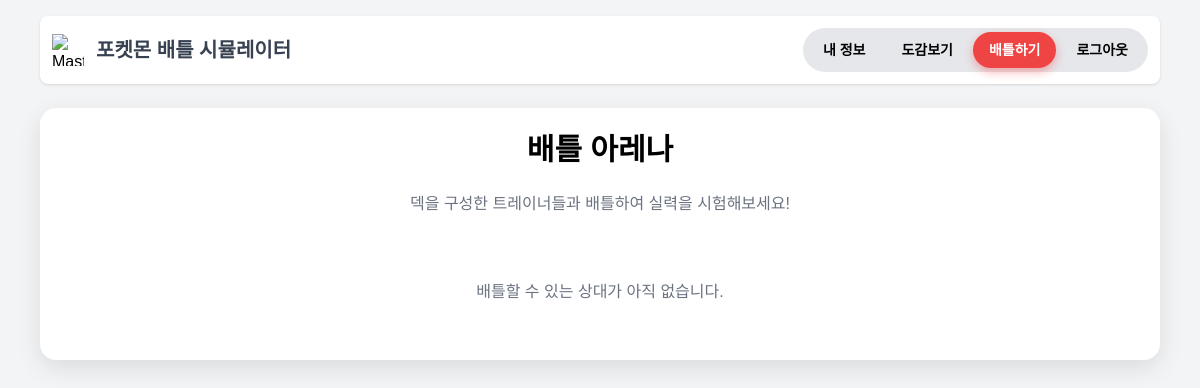
The app's page /battle/ (signed in), older data.
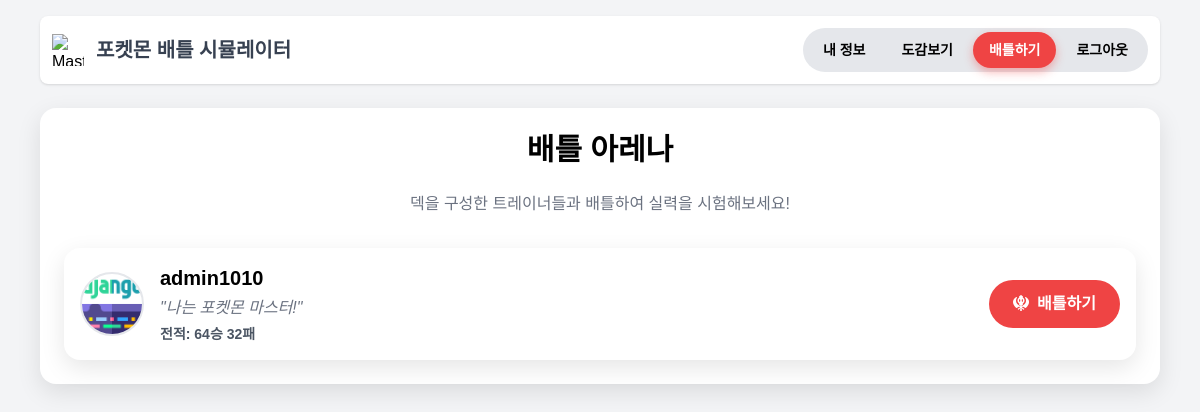
The same page, newer data.
### users/models.py (models this page shows)
class User(AbstractUser):
    profile_image = models.ImageField(
        upload_to='profile_pics/',
        default='profile_pics/default.png',
        verbose_name='프로필 이미지'
    )
    status_message = models.CharField(
        max_length=100,
        blank=True,
        verbose_name='상태 메시지'
    )
    wins = models.IntegerField(default=0, verbose_name='승리')
    losses = models.IntegerField(default=0, verbose_name='패배')

### pokemons/views.py (the view)
# urls.py: path('battle/', views.battle_arena_view, name='battle_arena'),
@login_required
def battle_arena_view(request):
    opponents = User.objects.exclude(id=request.user.id)\
                            .annotate(num_pokemons=Count('deck__pokemons'))\
                            .filter(deck__isnull=False, num_pokemons__gt=0)
    opponents_list = []
    for opponent in opponents:
        ordered_pokemons = [dp.pokemon for dp in opponent.deck.deckpokemon_set.order_by('order')]
        deck_pokemons_data = [{
            'name': p.name, 'sprite_url': p.sprite_url, 'hp': p.hp,
            'attack': p.attack, 'defense': p.defense, 'type1': p.type1, 'type2': p.type2
        } for p in ordered_pokemons]
        opponents_list.append({
            'id': opponent.id,
            'username': opponent.username,
            'deck': deck_pokemons_data,
        })
    user_deck, created = Deck.objects.get_or_create(user=request.user)
    user_ordered_pokemons = [dp.pokemon for dp in user_deck.deckpokemon_set.order_by('order')]
    user_deck_list = [{
        'name': p.name, 'sprite_url': p.sprite_url, 'hp': p.hp,
        'attack': p.attack, 'defense': p.defense, 'type1': p.type1, 'type2': p.type2
    } for p in user_ordered_pokemons]
    context = {
        'opponents': opponents,
        'opponents_json': json.dumps(opponents_list),
        'user_deck_json': json.dumps(user_deck_list),
    }
    return render(request, 'battle_arena.html', context)

### templates/battle_arena.html (shortened to what this page needs)
{% extends "base.html" %}
{% load humanize %}
{% block content %}
<div class="card">
    <h2 class="text-3xl font-black mb-6 text-center">배틀 아레나</h2>
    <p class="text-center text-gray-500 mb-8">덱을 구성한 트레이너들과 배틀하여 실력을 시험해보세요!</p>
    <div id="user-list" class="space-y-4">
        {% for opponent in opponents %}
        <div class="card flex items-center justify-between hover:shadow-xl transition-shadow duration-300 !p-4">
            <div class="flex items-center space-x-4">
                <img src="{{ opponent.profile_image.url }}" alt="{{ opponent.username }}'s profile" class="w-16 h-16 rounded-full border-2 border-gray-200 object-cover">
                <div>
                    <h3 class="text-xl font-bold">{{ opponent.username }}</h3>
                    <p class="text-gray-500 italic mt-1">"{{ opponent.status_message|default:'상태 메시지가 없습니다.' }}"</p>
                    <p class="text-sm font-semibold text-gray-600 mt-1">전적: {{ opponent.wins|intcomma }}승 {{ opponent.losses|intcomma }}패</p>
                </div>
            </div>
            <button onclick='showBattleModal({{ opponent.id }})'
                    class="bg-red-500 text-white font-bold py-3 px-6 rounded-full hover:bg-red-600 transition transform hover:scale-105">
                <i class="fa-solid fa-khanda mr-2"></i>배틀하기
            </button>
        </div>
        {% empty %}
        <p class="text-center text-gray-500 py-8">배틀할 수 있는 상대가 아직 없습니다.</p>
        {% endfor %}
    </div>
</div>
{% endblock %}

Row changes from the older to the newer data that the page shows:
now on this page (row edited): User: profile_image (picture), username "admin1010", status_message "나는 포켓몬 마스터!", wins "64", losses "32"
Text that changed along with them:
text no longer shown: "배틀할 수 있는 상대가 아직 없습니다."
